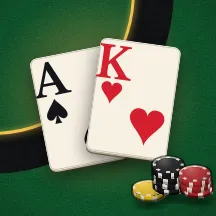
#> input picture assets/holdem/tile.webp, 216 x 216 px, found by its file name
$ python -i build-holdem-skin.py   (imports and definitions only)
#> lines starting #> are read from the running program, lines starting #| are printed output that depends on the picture
"""HOLD'EM (HE5 + HE6) — the skins' art, baked from Ben's originals (Downloads\\grok\\holdem\\ — never shipped at their full size). ONE ROW A SKIN
(SKINS below); each makes assets/holdem/<id>/:
  felt.webp       the cloth (ambientCG Fabric030, CC0 — recoloured per skin) LIT by its own normal map: the weave reads as real fabric under the
                  table's light at zero per-frame cost (the light baked in — no normal-map shader on a phone)
  rail.webp       the rail's material (leather / walnut / brushed metal, CC0) lit by its normal map the same way
  backdrop.webp   the portrait backdrop (AI-generated with Grok) at 2× phone size (860 × 1864 — HE6: HE5's 645-wide export blurred the slots'
                  lights into blocks), its composition done here (a crop, a nudge, a lift)
  wood.webp       (optional) a small dark texture the plates + buttons are made of (COZY CABIN's wood)
  (HE10) cardback-casino.webp + chips/ (the `chips` row) — every HOLD'EM image that ships is reproducible from Ben's originals
  square.webp     (HE7) the SQUARE original for the sideways view + desktop — the whole room, compressed (SQ px square: it's dim background
                  behind the table; the cards + text are what must be crisp)
The light = the skin's ONE light direction (js/games/holdem/skins.js — <skin>.light.dir; the chips read the same one). Tileable in, tileable
out (a per-pixel op). Run: python -P scripts/build-holdem-skin.py [<grok holdem folder>] [<skin id> …]
"""
import os, sys
import numpy as np
from PIL import Image

args = sys.argv[1:]
SRC = args.pop(0) if args and os.path.isdir(args[0]) else os.path.expanduser(r'~\Downloads\grok\holdem')
ONLY = set(args)
ROOT = os.environ.get('HE_OUT') or os.path.join(os.path.dirname(__file__), '..', 'assets', 'holdem')   # (HE_OUT: a dry run elsewhere)
BD_W, BD_H = 860, 1864          # the portrait backdrop: 2× a 430 × 932 phone (it's background — the cards + text are what must be 3×)
SQ = 1280                       # HE7: the square backdrop (a 1440-wide desktop shows it ≈ 1.1×, a phone on its side ≈ 0.7× its width at 1×)


def unit(v):
    v = np.array(v, dtype=np.float32); return v / np.linalg.norm(v)


def load(f, size):
    return Image.open(os.path.join(SRC, f)).convert('RGB').resize((size, size), Image.LANCZOS)


# [11 lines left out: function lit, not called in this run]


def backdrop(file, out, crop=None, lift=1.0, q=92, edit=None):
    """the portrait backdrop at BD_W × BD_H: `crop` = (x0, y0, x1, y1) fractions of the source (a centre crop for a square original);
    `lift` brightens a dark original; `edit(img)` = a composition step (a nudge) on the full-size crop"""
#> called with file = '../assets/holdem/tile.webp', out = 'out.png', lift = 1, q = 92
    im = Image.open(os.path.join(SRC, file)).convert('RGB')
#> im is the input picture: PIL image 216x216 RGB; mean R, G, B 98.8, 118.7, 92.6
    if crop:
        W, H = im.size; im = im.crop((int(crop[0] * W), int(crop[1] * H), int(crop[2] * W), int(crop[3] * H)))
    if edit: im = edit(im)
    im = im.resize((BD_W, BD_H), Image.LANCZOS)
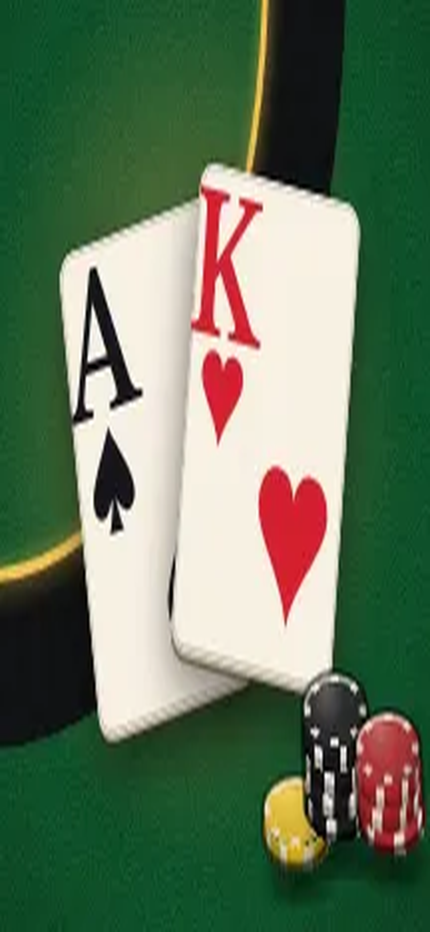
#> im: PIL image 860x1864 RGB (shown at 1/2 size); mean R, G, B 98.7, 118.7, 92.6
    if lift != 1.0:
        A = np.asarray(im).astype(np.float32) / 255.0
        im = Image.fromarray((np.clip(A ** (1 / lift), 0, 1) * 255 + 0.5).astype(np.uint8))
    im.save(out, 'WEBP', quality=q, method=6)


# [17 lines left out: functions square, casino, not called in this run]


def cardback(file, out, q=80):
    """a card back at 240 × 336 (3× the deal's biggest back; HE3's casino back is the same size)"""
    Image.open(os.path.join(SRC, file)).convert('RGB').resize((240, 336), Image.LANCZOS).save(out, 'WEBP', quality=q, method=6)


# [66 lines left out: functions move_window, pillars, cabin, apartment, chips, not called in this run]


SKINS = {'casino': casino, 'cabin': cabin, 'apartment': apartment, 'chips': chips}

# [6 lines not run here, left out]

>>> result = backdrop('../assets/holdem/tile.webp', 'out.png')

$ run again, on assets/board-sky.webp
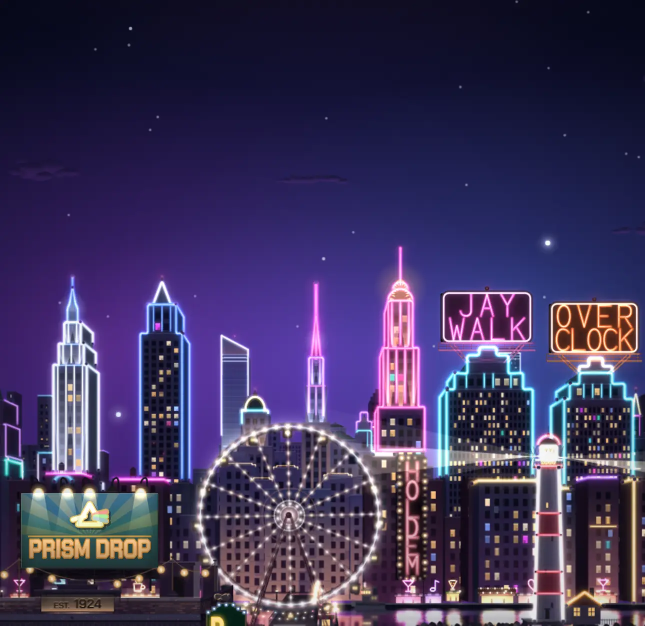
#> input picture assets/board-sky.webp, 1290 x 1251 px, found by its file name (shown at 1/2 size)
#> in backdrop, im is the input picture: PIL image 1290x1251 RGB; mean R, G, B 63.9, 53.4, 92.3
#> in backdrop, `im = im.resize((BD_W, BD_H), Image.LANCZOS)`:
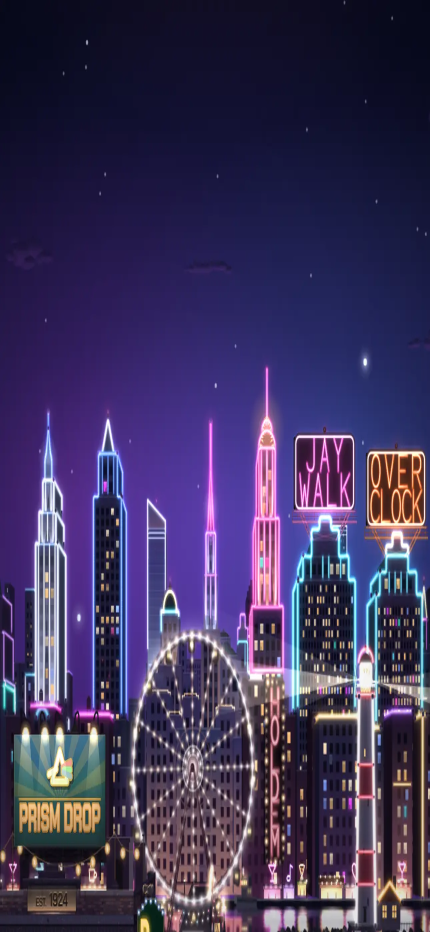
#> im: PIL image 860x1864 RGB (shown at 1/2 size); mean R, G, B 63.9, 53.4, 92.3
